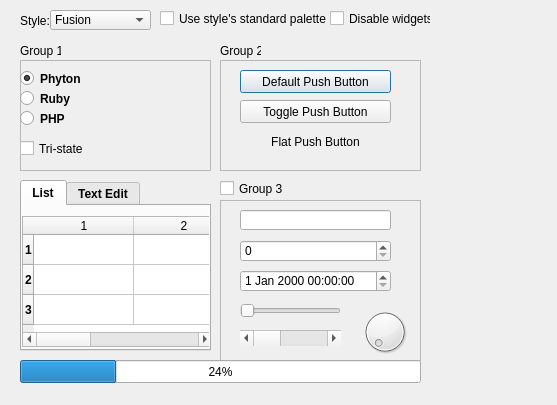
<?xml version="1.0" encoding="UTF-8"?>
<ui version="4.0">
 <class>Form</class>
 <widget class="QWidget" name="Form">
  <property name="geometry">
   <rect>
    <x>0</x>
    <y>0</y>
    <width>557</width>
    <height>405</height>
   </rect>
  </property>
  <property name="windowTitle">
   <string>Form</string>
  </property>
  <widget class="QLabel" name="label">
   <property name="geometry">
    <rect>
     <x>20</x>
     <y>10</y>
     <width>31</width>
     <height>21</height>
    </rect>
   </property>
   <property name="text">
    <string>Style:</string>
   </property>
  </widget>
  <widget class="QComboBox" name="comboBox">
   <property name="geometry">
    <rect>
     <x>50</x>
     <y>10</y>
     <width>101</width>
     <height>20</height>
    </rect>
   </property>
   <item>
    <property name="text">
     <string>Fusion</string>
    </property>
   </item>
  </widget>
  <widget class="QCheckBox" name="checkBox">
   <property name="geometry">
    <rect>
     <x>160</x>
     <y>10</y>
     <width>171</width>
     <height>17</height>
    </rect>
   </property>
   <property name="text">
    <string>Use style's standard palette</string>
   </property>
  </widget>
  <widget class="QCheckBox" name="checkBox_2">
   <property name="geometry">
    <rect>
     <x>330</x>
     <y>10</y>
     <width>101</width>
     <height>17</height>
    </rect>
   </property>
   <property name="text">
    <string>Disable widgets</string>
   </property>
  </widget>
  <widget class="QLabel" name="label_2">
   <property name="geometry">
    <rect>
     <x>20</x>
     <y>40</y>
     <width>41</width>
     <height>21</height>
    </rect>
   </property>
   <property name="text">
    <string>Group 1</string>
   </property>
  </widget>
  <widget class="QFrame" name="frame">
   <property name="geometry">
    <rect>
     <x>20</x>
     <y>60</y>
     <width>191</width>
     <height>111</height>
    </rect>
   </property>
   <property name="frameShape">
    <enum>QFrame::StyledPanel</enum>
   </property>
   <property name="frameShadow">
    <enum>QFrame::Raised</enum>
   </property>
   <widget class="QRadioButton" name="radioButton">
    <property name="geometry">
     <rect>
      <x>0</x>
      <y>10</y>
      <width>82</width>
      <height>17</height>
     </rect>
    </property>
    <property name="font">
     <font>
      <weight>75</weight>
      <bold>true</bold>
     </font>
    </property>
    <property name="text">
     <string>Phyton</string>
    </property>
    <property name="checked">
     <bool>true</bool>
    </property>
   </widget>
   <widget class="QRadioButton" name="radioButton_2">
    <property name="geometry">
     <rect>
      <x>0</x>
      <y>30</y>
      <width>82</width>
      <height>17</height>
     </rect>
    </property>
    <property name="font">
     <font>
      <weight>75</weight>
      <bold>true</bold>
     </font>
    </property>
    <property name="text">
     <string>Ruby</string>
    </property>
    <property name="checked">
     <bool>false</bool>
    </property>
   </widget>
   <widget class="QRadioButton" name="radioButton_3">
    <property name="geometry">
     <rect>
      <x>0</x>
      <y>50</y>
      <width>82</width>
      <height>17</height>
     </rect>
    </property>
    <property name="font">
     <font>
      <weight>75</weight>
      <bold>true</bold>
     </font>
    </property>
    <property name="text">
     <string>PHP</string>
    </property>
    <property name="checked">
     <bool>false</bool>
    </property>
   </widget>
   <widget class="QCheckBox" name="checkBox_3">
    <property name="geometry">
     <rect>
      <x>0</x>
      <y>80</y>
      <width>70</width>
      <height>17</height>
     </rect>
    </property>
    <property name="text">
     <string>Tri-state</string>
    </property>
   </widget>
  </widget>
  <widget class="QLabel" name="label_3">
   <property name="geometry">
    <rect>
     <x>220</x>
     <y>40</y>
     <width>41</width>
     <height>21</height>
    </rect>
   </property>
   <property name="text">
    <string>Group 2</string>
   </property>
  </widget>
  <widget class="QFrame" name="frame_2">
   <property name="geometry">
    <rect>
     <x>220</x>
     <y>60</y>
     <width>201</width>
     <height>111</height>
    </rect>
   </property>
   <property name="frameShape">
    <enum>QFrame::StyledPanel</enum>
   </property>
   <property name="frameShadow">
    <enum>QFrame::Raised</enum>
   </property>
   <widget class="QPushButton" name="pushButton">
    <property name="geometry">
     <rect>
      <x>20</x>
      <y>10</y>
      <width>151</width>
      <height>23</height>
     </rect>
    </property>
    <property name="text">
     <string>Default Push Button</string>
    </property>
    <property name="default">
     <bool>true</bool>
    </property>
   </widget>
   <widget class="QPushButton" name="pushButton_2">
    <property name="geometry">
     <rect>
      <x>20</x>
      <y>40</y>
      <width>151</width>
      <height>23</height>
     </rect>
    </property>
    <property name="text">
     <string>Toggle Push Button</string>
    </property>
   </widget>
   <widget class="QPushButton" name="pushButton_3">
    <property name="geometry">
     <rect>
      <x>20</x>
      <y>70</y>
      <width>151</width>
      <height>23</height>
     </rect>
    </property>
    <property name="text">
     <string>Flat Push Button</string>
    </property>
    <property name="flat">
     <bool>true</bool>
    </property>
   </widget>
  </widget>
  <widget class="QTabWidget" name="tabWidget">
   <property name="geometry">
    <rect>
     <x>20</x>
     <y>180</y>
     <width>191</width>
     <height>171</height>
    </rect>
   </property>
   <property name="font">
    <font>
     <weight>75</weight>
     <bold>true</bold>
    </font>
   </property>
   <property name="currentIndex">
    <number>0</number>
   </property>
   <widget class="QWidget" name="tab">
    <attribute name="title">
     <string>List</string>
    </attribute>
    <widget class="QTableWidget" name="tableWidget">
     <property name="geometry">
      <rect>
       <x>0</x>
       <y>10</y>
       <width>191</width>
       <height>131</height>
      </rect>
     </property>
     <row>
      <property name="text">
       <string>1</string>
      </property>
     </row>
     <row>
      <property name="text">
       <string>2</string>
      </property>
     </row>
     <row>
      <property name="text">
       <string>3</string>
      </property>
     </row>
     <column>
      <property name="text">
       <string>1</string>
      </property>
     </column>
     <column>
      <property name="text">
       <string>2</string>
      </property>
     </column>
     <column>
      <property name="text">
       <string>3</string>
      </property>
     </column>
    </widget>
   </widget>
   <widget class="QWidget" name="tab_2">
    <attribute name="title">
     <string>Text Edit</string>
    </attribute>
   </widget>
  </widget>
  <widget class="QCheckBox" name="checkBox_5">
   <property name="geometry">
    <rect>
     <x>220</x>
     <y>180</y>
     <width>70</width>
     <height>17</height>
    </rect>
   </property>
   <property name="text">
    <string>Group 3</string>
   </property>
  </widget>
  <widget class="QFrame" name="frame_3">
   <property name="geometry">
    <rect>
     <x>220</x>
     <y>200</y>
     <width>201</width>
     <height>161</height>
    </rect>
   </property>
   <property name="frameShape">
    <enum>QFrame::StyledPanel</enum>
   </property>
   <property name="frameShadow">
    <enum>QFrame::Raised</enum>
   </property>
   <widget class="QLineEdit" name="lineEdit">
    <property name="geometry">
     <rect>
      <x>20</x>
      <y>10</y>
      <width>151</width>
      <height>20</height>
     </rect>
    </property>
    <property name="echoMode">
     <enum>QLineEdit::Password</enum>
    </property>
   </widget>
   <widget class="QSpinBox" name="spinBox">
    <property name="geometry">
     <rect>
      <x>20</x>
      <y>40</y>
      <width>151</width>
      <height>22</height>
     </rect>
    </property>
   </widget>
   <widget class="QDateTimeEdit" name="dateTimeEdit">
    <property name="geometry">
     <rect>
      <x>20</x>
      <y>70</y>
      <width>151</width>
      <height>22</height>
     </rect>
    </property>
   </widget>
   <widget class="QSlider" name="horizontalSlider">
    <property name="geometry">
     <rect>
      <x>20</x>
      <y>100</y>
      <width>101</width>
      <height>22</height>
     </rect>
    </property>
    <property name="orientation">
     <enum>Qt::Horizontal</enum>
    </property>
   </widget>
   <widget class="QScrollBar" name="horizontalScrollBar">
    <property name="geometry">
     <rect>
      <x>20</x>
      <y>130</y>
      <width>101</width>
      <height>16</height>
     </rect>
    </property>
    <property name="orientation">
     <enum>Qt::Horizontal</enum>
    </property>
   </widget>
   <widget class="QDial" name="dial">
    <property name="geometry">
     <rect>
      <x>140</x>
      <y>100</y>
      <width>50</width>
      <height>64</height>
     </rect>
    </property>
   </widget>
  </widget>
  <widget class="QProgressBar" name="progressBar">
   <property name="geometry">
    <rect>
     <x>20</x>
     <y>360</y>
     <width>401</width>
     <height>23</height>
    </rect>
   </property>
   <property name="value">
    <number>24</number>
   </property>
  </widget>
 </widget>
 <resources/>
 <connections/>
</ui>
